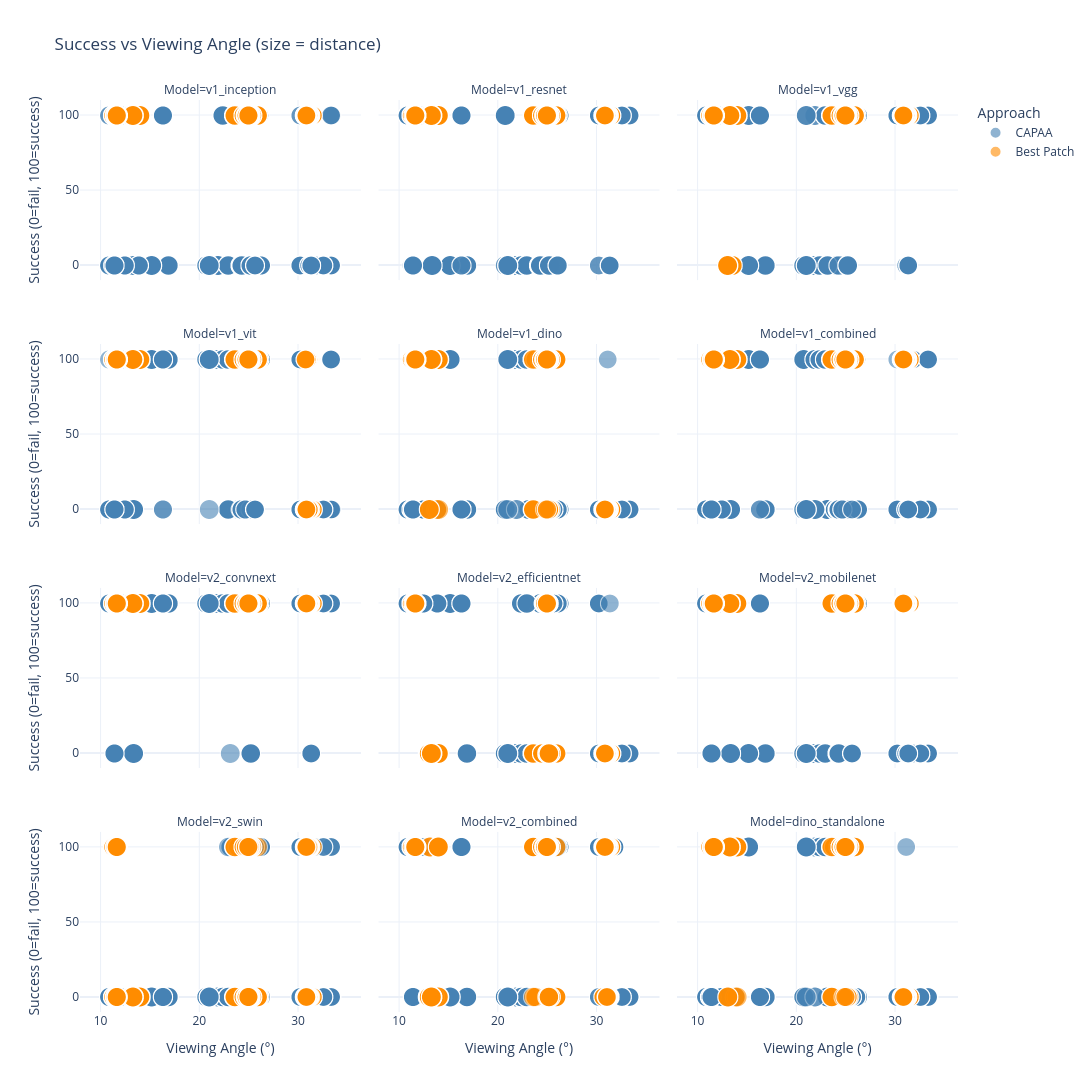
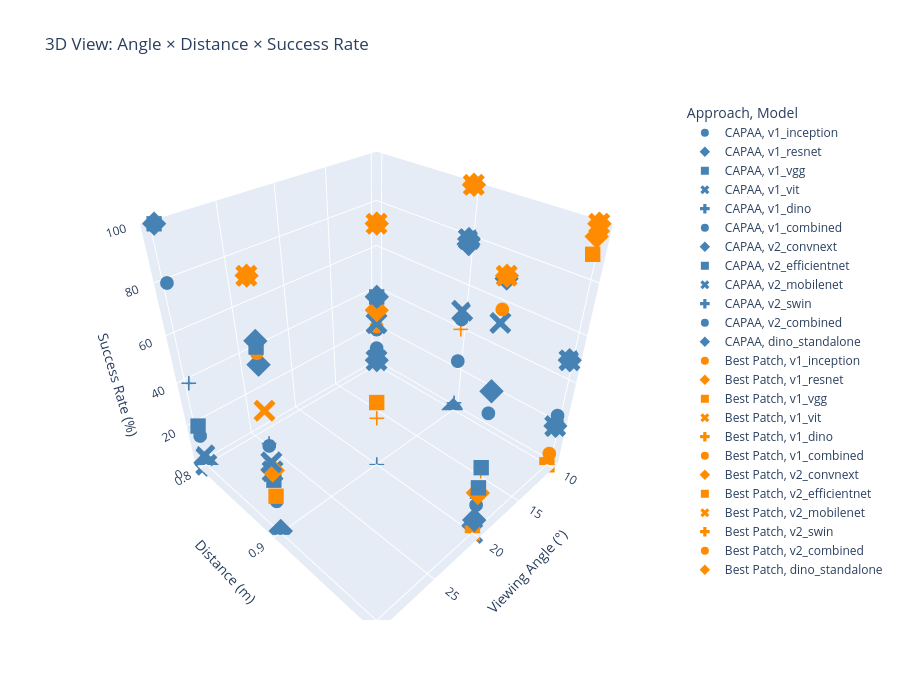

Notebook source saved alongside these figures, in order:
### Code cell
# Scatter plot: Actual Angle vs Success Rate, with Distance as color
# More detailed view of angle-distance-success relationship

success_cols = [c for c in capaa_df.columns if c.endswith('_success')]
models = [c.replace('_success', '') for c in success_cols]

# Filter valid data
capaa_valid = capaa_df[capaa_df['angle'].notna()].copy()
bp_valid = bp_df[bp_df['angle'].notna()].copy()

if len(capaa_valid) == 0 or len(bp_valid) == 0:
    print("⚠ No valid angle/distance data from ArUco markers.")
else:
    # Create scatter data
    scatter_data = []
    
    for col in success_cols:
        model_name = col.replace('_success', '')
        
        # CAPAA data
        for _, row in capaa_valid.iterrows():
            scatter_data.append({
                'Angle': row['angle'],
                'Distance': row['distance'],
                'Success': int(row[col]) * 100,  # 0 or 100
                'Approach': 'CAPAA',
                'Model': model_name,
                'Patch': row['patch_name']
            })
        
        # Best Patch data
        for _, row in bp_valid.iterrows():
            scatter_data.append({
                'Angle': row['angle'],
                'Distance': row['distance'],
                'Success': int(row[col]) * 100,
                'Approach': 'Best Patch',
                'Model': model_name,
                'Patch': row['patch_name']
            })
    
    scatter_df = pd.DataFrame(scatter_data)
    
    # Create faceted scatter plot
    fig = px.scatter(
        scatter_df,
        x='Angle',
        y='Success',
        color='Approach',
        size='Distance',
        facet_col='Model',
        facet_col_wrap=3,
        color_discrete_map={'CAPAA': '#4682B4', 'Best Patch': '#FF8C00'},
        opacity=0.6,
        hover_data=['Patch', 'Distance'],
        title='Success vs Viewing Angle (size = distance)',
        labels={'Angle': 'Viewing Angle (°)', 'Success': 'Success (0=fail, 100=success)', 'Distance': 'Distance (m)'}
    )
    
    fig.update_layout(
        height=400 * ((len(models) + 2) // 3),
        width=1200,
        template='plotly_white'
    )
    
    fig.update_yaxes(range=[-10, 110])
    
    fig.write_html('angle_distance_scatter.html')
    fig.show()
    print("✓ Angle-distance scatter plot saved to 'angle_distance_scatter.html'")
    
    # Create a 3D scatter for one combined view
    # Aggregate to get success rate per angle-distance combination
    agg_data = []
    for col in success_cols:
        model_name = col.replace('_success', '')
        
        # Group by rounded angle and distance
        for approach, df in [('CAPAA', capaa_valid), ('Best Patch', bp_valid)]:
            df_copy = df.copy()
            df_copy['angle_round'] = (df_copy['angle'] / 10).round() * 10  # Round to nearest 10°
            df_copy['dist_round'] = (df_copy['distance'] / 0.1).round() * 0.1  # Round to nearest 0.1m
            
            grouped = df_copy.groupby(['angle_round', 'dist_round']).agg({
                col: 'mean'
            }).reset_index()
            
            for _, row in grouped.iterrows():
                agg_data.append({
                    'Angle': row['angle_round'],
                    'Distance': row['dist_round'],
                    'Success Rate': row[col] * 100,
                    'Approach': approach,
                    'Model': model_name
                })
    
    agg_df = pd.DataFrame(agg_data)
    
    # Create 3D surface/scatter for combined models
    fig3d = px.scatter_3d(
        agg_df,
        x='Angle',
        y='Distance',
        z='Success Rate',
        color='Approach',
        symbol='Model',
        color_discrete_map={'CAPAA': '#4682B4', 'Best Patch': '#FF8C00'},
        title='3D View: Angle × Distance × Success Rate',
        labels={'Angle': 'Viewing Angle (°)', 'Distance': 'Distance (m)', 'Success Rate': 'Success Rate (%)'}
    )
    
    fig3d.update_layout(
        height=700,
        width=900,
        scene=dict(
            xaxis_title='Viewing Angle (°)',
            yaxis_title='Distance (m)',
            zaxis_title='Success Rate (%)',
            zaxis=dict(range=[0, 100])
        )
    )
    
    fig3d.write_html('angle_distance_3d.html')
    fig3d.show()
    print("✓ 3D angle-distance plot saved to 'angle_distance_3d.html'")

### Figure 1 — Plotly figure (JSON) as saved in the notebook; plotly's stock layout.template omitted (floating-point values rounded to 4 significant figures; data arrays with more than 128 entries replaced by an {"elided": "..."} marker saying what was removed)
{"data": [{"customdata": {"elided": "350x2 mixed values"}, "hovertemplate": "Approach=CAPAA<br>Model=v1_inception<br>Viewing Angle (°)=%{x}<br>Success (0=fail, 100=success)=%{y}<br>Distance (m)=%{customdata[1]}<br>Patch=%{customdata[0]}<extra></extra>", "legendgroup": "CAPAA", "marker": {"color": "#4682B4", "opacity": 0.6, "size": {"elided": "350 float values"}, "sizemode": "area", "sizeref": 0.002436, "symbol": "circle"}, "mode": "markers", "name": "CAPAA", "showlegend": true, "type": "scattergl", "x": {"elided": "350 float values"}, "xaxis": "x10", "y": {"elided": "350 int values"}, "yaxis": "y10"}, {"customdata": {"elided": "350x2 mixed values"}, "hovertemplate": "Approach=CAPAA<br>Model=v1_resnet<br>Viewing Angle (°)=%{x}<br>Success (0=fail, 100=success)=%{y}<br>Distance (m)=%{customdata[1]}<br>Patch=%{customdata[0]}<extra></extra>", "legendgroup": "CAPAA", "marker": {"color": "#4682B4", "opacity": 0.6, "size": {"elided": "350 float values"}, "sizemode": "area", "sizeref": 0.002436, "symbol": "circle"}, "mode": "markers", "name": "CAPAA", "showlegend": false, "type": "scattergl", "x": {"elided": "350 float values"}, "xaxis": "x11", "y": {"elided": "350 int values"}, "yaxis": "y11"}, {"customdata": {"elided": "350x2 mixed values"}, "hovertemplate": "Approach=CAPAA<br>Model=v1_vgg<br>Viewing Angle (°)=%{x}<br>Success (0=fail, 100=success)=%{y}<br>Distance (m)=%{customdata[1]}<br>Patch=%{customdata[0]}<extra></extra>", "legendgroup": "CAPAA", "marker": {"color": "#4682B4", "opacity": 0.6, "size": {"elided": "350 float values"}, "sizemode": "area", "sizeref": 0.002436, "symbol": "circle"}, "mode": "markers", "name": "CAPAA", "showlegend": false, "type": "scattergl", "x": {"elided": "350 float values"}, "xaxis": "x12", "y": {"elided": "350 int values"}, "yaxis": "y12"}, {"customdata": {"elided": "350x2 mixed values"}, "hovertemplate": "Approach=CAPAA<br>Model=v1_vit<br>Viewing Angle (°)=%{x}<br>Success (0=fail, 100=success)=%{y}<br>Distance (m)=%{customdata[1]}<br>Patch=%{customdata[0]}<extra></extra>", "legendgroup": "CAPAA", "marker": {"color": "#4682B4", "opacity": 0.6, "size": {"elided": "350 float values"}, "sizemode": "area", "sizeref": 0.002436, "symbol": "circle"}, "mode": "markers", "name": "CAPAA", "showlegend": false, "type": "scattergl", "x": {"elided": "350 float values"}, "xaxis": "x7", "y": {"elided": "350 int values"}, "yaxis": "y7"}, {"customdata": {"elided": "350x2 mixed values"}, "hovertemplate": "Approach=CAPAA<br>Model=v1_dino<br>Viewing Angle (°)=%{x}<br>Success (0=fail, 100=success)=%{y}<br>Distance (m)=%{customdata[1]}<br>Patch=%{customdata[0]}<extra></extra>", "legendgroup": "CAPAA", "marker": {"color": "#4682B4", "opacity": 0.6, "size": {"elided": "350 float values"}, "sizemode": "area", "sizeref": 0.002436, "symbol": "circle"}, "mode": "markers", "name": "CAPAA", "showlegend": false, "type": "scattergl", "x": {"elided": "350 float values"}, "xaxis": "x8", "y": {"elided": "350 int values"}, "yaxis": "y8"}, {"customdata": {"elided": "350x2 mixed values"}, "hovertemplate": "Approach=CAPAA<br>Model=v1_combined<br>Viewing Angle (°)=%{x}<br>Success (0=fail, 100=success)=%{y}<br>Distance (m)=%{customdata[1]}<br>Patch=%{customdata[0]}<extra></extra>", "legendgroup": "CAPAA", "marker": {"color": "#4682B4", "opacity": 0.6, "size": {"elided": "350 float values"}, "sizemode": "area", "sizeref": 0.002436, "symbol": "circle"}, "mode": "markers", "name": "CAPAA", "showlegend": false, "type": "scattergl", "x": {"elided": "350 float values"}, "xaxis": "x9", "y": {"elided": "350 int values"}, "yaxis": "y9"}, {"customdata": {"elided": "350x2 mixed values"}, "hovertemplate": "Approach=CAPAA<br>Model=v2_convnext<br>Viewing Angle (°)=%{x}<br>Success (0=fail, 100=success)=%{y}<br>Distance (m)=%{customdata[1]}<br>Patch=%{customdata[0]}<extra></extra>", "legendgroup": "CAPAA", "marker": {"color": "#4682B4", "opacity": 0.6, "size": {"elided": "350 float values"}, "sizemode": "area", "sizeref": 0.002436, "symbol": "circle"}, "mode": "markers", "name": "CAPAA", "showlegend": false, "type": "scattergl", "x": {"elided": "350 float values"}, "xaxis": "x4", "y": {"elided": "350 int values"}, "yaxis": "y4"}, {"customdata": {"elided": "350x2 mixed values"}, "hovertemplate": "Approach=CAPAA<br>Model=v2_efficientnet<br>Viewing Angle (°)=%{x}<br>Success (0=fail, 100=success)=%{y}<br>Distance (m)=%{customdata[1]}<br>Patch=%{customdata[0]}<extra></extra>", "legendgroup": "CAPAA", "marker": {"color": "#4682B4", "opacity": 0.6, "size": {"elided": "350 float values"}, "sizemode": "area", "sizeref": 0.002436, "symbol": "circle"}, "mode": "markers", "name": "CAPAA", "showlegend": false, "type": "scattergl", "x": {"elided": "350 float values"}, "xaxis": "x5", "y": {"elided": "350 int values"}, "yaxis": "y5"}, {"customdata": {"elided": "350x2 mixed values"}, "hovertemplate": "Approach=CAPAA<br>Model=v2_mobilenet<br>Viewing Angle (°)=%{x}<br>Success (0=fail, 100=success)=%{y}<br>Distance (m)=%{customdata[1]}<br>Patch=%{customdata[0]}<extra></extra>", "legendgroup": "CAPAA", "marker": {"color": "#4682B4", "opacity": 0.6, "size": {"elided": "350 float values"}, "sizemode": "area", "sizeref": 0.002436, "symbol": "circle"}, "mode": "markers", "name": "CAPAA", "showlegend": false, "type": "scattergl", "x": {"elided": "350 float values"}, "xaxis": "x6", "y": {"elided": "350 int values"}, "yaxis": "y6"}, {"customdata": {"elided": "350x2 mixed values"}, "hovertemplate": "Approach=CAPAA<br>Model=v2_swin<br>Viewing Angle (°)=%{x}<br>Success (0=fail, 100=success)=%{y}<br>Distance (m)=%{customdata[1]}<br>Patch=%{customdata[0]}<extra></extra>", "legendgroup": "CAPAA", "marker": {"color": "#4682B4", "opacity": 0.6, "size": {"elided": "350 float values"}, "sizemode": "area", "sizeref": 0.002436, "symbol": "circle"}, "mode": "markers", "name": "CAPAA", "showlegend": false, "type": "scattergl", "x": {"elided": "350 float values"}, "xaxis": "x", "y": {"elided": "350 int values"}, "yaxis": "y"}, {"customdata": {"elided": "350x2 mixed values"}, "hovertemplate": "Approach=CAPAA<br>Model=v2_combined<br>Viewing Angle (°)=%{x}<br>Success (0=fail, 100=success)=%{y}<br>Distance (m)=%{customdata[1]}<br>Patch=%{customdata[0]}<extra></extra>", "legendgroup": "CAPAA", "marker": {"color": "#4682B4", "opacity": 0.6, "size": {"elided": "350 float values"}, "sizemode": "area", "sizeref": 0.002436, "symbol": "circle"}, "mode": "markers", "name": "CAPAA", "showlegend": false, "type": "scattergl", "x": {"elided": "350 float values"}, "xaxis": "x2", "y": {"elided": "350 int values"}, "yaxis": "y2"}, {"customdata": {"elided": "350x2 mixed values"}, "hovertemplate": "Approach=CAPAA<br>Model=dino_standalone<br>Viewing Angle (°)=%{x}<br>Success (0=fail, 100=success)=%{y}<br>Distance (m)=%{customdata[1]}<br>Patch=%{customdata[0]}<extra></extra>", "legendgroup": "CAPAA", "marker": {"color": "#4682B4", "opacity": 0.6, "size": {"elided": "350 float values"}, "sizemode": "area", "sizeref": 0.002436, "symbol": "circle"}, "mode": "markers", "name": "CAPAA", "showlegend": false, "type": "scattergl", "x": {"elided": "350 float values"}, "xaxis": "x3", "y": {"elided": "350 int values"}, "yaxis": "y3"}, {"customdata": {"elided": "680x2 mixed values"}, "hovertemplate": "Approach=Best Patch<br>Model=v1_inception<br>Viewing Angle (°)=%{x}<br>Success (0=fail, 100=success)=%{y}<br>Distance (m)=%{customdata[1]}<br>Patch=%{customdata[0]}<extra></extra>", "legendgroup": "Best Patch", "marker": {"color": "#FF8C00", "opacity": 0.6, "size": {"elided": "680 float values"}, "sizemode": "area", "sizeref": 0.002436, "symbol": "circle"}, "mode": "markers", "name": "Best Patch", "showlegend": true, "type": "scattergl", "x": {"elided": "680 float values"}, "xaxis": "x10", "y": {"elided": "680 int values"}, "yaxis": "y10"}, {"customdata": {"elided": "680x2 mixed values"}, "hovertemplate": "Approach=Best Patch<br>Model=v1_resnet<br>Viewing Angle (°)=%{x}<br>Success (0=fail, 100=success)=%{y}<br>Distance (m)=%{customdata[1]}<br>Patch=%{customdata[0]}<extra></extra>", "legendgroup": "Best Patch", "marker": {"color": "#FF8C00", "opacity": 0.6, "size": {"elided": "680 float values"}, "sizemode": "area", "sizeref": 0.002436, "symbol": "circle"}, "mode": "markers", "name": "Best Patch", "showlegend": false, "type": "scattergl", "x": {"elided": "680 float values"}, "xaxis": "x11", "y": {"elided": "680 int values"}, "yaxis": "y11"}, {"customdata": {"elided": "680x2 mixed values"}, "hovertemplate": "Approach=Best Patch<br>Model=v1_vgg<br>Viewing Angle (°)=%{x}<br>Success (0=fail, 100=success)=%{y}<br>Distance (m)=%{customdata[1]}<br>Patch=%{customdata[0]}<extra></extra>", "legendgroup": "Best Patch", "marker": {"color": "#FF8C00", "opacity": 0.6, "size": {"elided": "680 float values"}, "sizemode": "area", "sizeref": 0.002436, "symbol": "circle"}, "mode": "markers", "name": "Best Patch", "showlegend": false, "type": "scattergl", "x": {"elided": "680 float values"}, "xaxis": "x12", "y": {"elided": "680 int values"}, "yaxis": "y12"}, {"customdata": {"elided": "680x2 mixed values"}, "hovertemplate": "Approach=Best Patch<br>Model=v1_vit<br>Viewing Angle (°)=%{x}<br>Success (0=fail, 100=success)=%{y}<br>Distance (m)=%{customdata[1]}<br>Patch=%{customdata[0]}<extra></extra>", "legendgroup": "Best Patch", "marker": {"color": "#FF8C00", "opacity": 0.6, "size": {"elided": "680 float values"}, "sizemode": "area", "sizeref": 0.002436, "symbol": "circle"}, "mode": "markers", "name": "Best Patch", "showlegend": false, "type": "scattergl", "x": {"elided": "680 float values"}, "xaxis": "x7", "y": {"elided": "680 int values"}, "yaxis": "y7"}, {"customdata": {"elided": "680x2 mixed values"}, "hovertemplate": "Approach=Best Patch<br>Model=v1_dino<br>Viewing Angle (°)=%{x}<br>Success (0=fail, 100=success)=%{y}<br>Distance (m)=%{customdata[1]}<br>Patch=%{customdata[0]}<extra></extra>", "legendgroup": "Best Patch", "marker": {"color": "#FF8C00", "opacity": 0.6, "size": {"elided": "680 float values"}, "sizemode": "area", "sizeref": 0.002436, "symbol": "circle"}, "mode": "markers", "name": "Best Patch", "showlegend": false, "type": "scattergl", "x": {"elided": "680 float values"}, "xaxis": "x8", "y": {"elided": "680 int values"}, "yaxis": "y8"}, {"customdata": {"elided": "680x2 mixed values"}, "hovertemplate": "Approach=Best Patch<br>Model=v1_combined<br>Viewing Angle (°)=%{x}<br>Success (0=fail, 100=success)=%{y}<br>Distance (m)=%{customdata[1]}<br>Patch=%{customdata[0]}<extra></extra>", "legendgroup": "Best Patch", "marker": {"color": "#FF8C00", "opacity": 0.6, "size": {"elided": "680 float values"}, "sizemode": "area", "sizeref": 0.002436, "symbol": "circle"}, "mode": "markers", "name": "Best Patch", "showlegend": false, "type": "scattergl", "x": {"elided": "680 float values"}, "xaxis": "x9", "y": {"elided": "680 int values"}, "yaxis": "y9"}, {"customdata": {"elided": "680x2 mixed values"}, "hovertemplate": "Approach=Best Patch<br>Model=v2_convnext<br>Viewing Angle (°)=%{x}<br>Success (0=fail, 100=success)=%{y}<br>Distance (m)=%{customdata[1]}<br>Patch=%{customdata[0]}<extra></extra>", "legendgroup": "Best Patch", "marker": {"color": "#FF8C00", "opacity": 0.6, "size": {"elided": "680 float values"}, "sizemode": "area", "sizeref": 0.002436, "symbol": "circle"}, "mode": "markers", "name": "Best Patch", "showlegend": false, "type": "scattergl", "x": {"elided": "680 float values"}, "xaxis": "x4", "y": {"elided": "680 int values"}, "yaxis": "y4"}, {"customdata": {"elided": "680x2 mixed values"}, "hovertemplate": "Approach=Best Patch<br>Model=v2_efficientnet<br>Viewing Angle (°)=%{x}<br>Success (0=fail, 100=success)=%{y}<br>Distance (m)=%{customdata[1]}<br>Patch=%{customdata[0]}<extra></extra>", "legendgroup": "Best Patch", "marker": {"color": "#FF8C00", "opacity": 0.6, "size": {"elided": "680 float values"}, "sizemode": "area", "sizeref": 0.002436, "symbol": "circle"}, "mode": "markers", "name": "Best Patch", "showlegend": false, "type": "scattergl", "x": {"elided": "680 float values"}, "xaxis": "x5", "y": {"elided": "680 int values"}, "yaxis": "y5"}, {"customdata": {"elided": "680x2 mixed values"}, "hovertemplate": "Approach=Best Patch<br>Model=v2_mobilenet<br>Viewing Angle (°)=%{x}<br>Success (0=fail, 100=success)=%{y}<br>Distance (m)=%{customdata[1]}<br>Patch=%{customdata[0]}<extra></extra>", "legendgroup": "Best Patch", "marker": {"color": "#FF8C00", "opacity": 0.6, "size": {"elided": "680 float values"}, "sizemode": "area", "sizeref": 0.002436, "symbol": "circle"}, "mode": "markers", "name": "Best Patch", "showlegend": false, "type": "scattergl", "x": {"elided": "680 float values"}, "xaxis": "x6", "y": {"elided": "680 int values"}, "yaxis": "y6"}, {"customdata": {"elided": "680x2 mixed values"}, "hovertemplate": "Approach=Best Patch<br>Model=v2_swin<br>Viewing Angle (°)=%{x}<br>Success (0=fail, 100=success)=%{y}<br>Distance (m)=%{customdata[1]}<br>Patch=%{customdata[0]}<extra></extra>", "legendgroup": "Best Patch", "marker": {"color": "#FF8C00", "opacity": 0.6, "size": {"elided": "680 float values"}, "sizemode": "area", "sizeref": 0.002436, "symbol": "circle"}, "mode": "markers", "name": "Best Patch", "showlegend": false, "type": "scattergl", "x": {"elided": "680 float values"}, "xaxis": "x", "y": {"elided": "680 int values"}, "yaxis": "y"}, {"customdata": {"elided": "680x2 mixed values"}, "hovertemplate": "Approach=Best Patch<br>Model=v2_combined<br>Viewing Angle (°)=%{x}<br>Success (0=fail, 100=success)=%{y}<br>Distance (m)=%{customdata[1]}<br>Patch=%{customdata[0]}<extra></extra>", "legendgroup": "Best Patch", "marker": {"color": "#FF8C00", "opacity": 0.6, "size": {"elided": "680 float values"}, "sizemode": "area", "sizeref": 0.002436, "symbol": "circle"}, "mode": "markers", "name": "Best Patch", "showlegend": false, "type": "scattergl", "x": {"elided": "680 float values"}, "xaxis": "x2", "y": {"elided": "680 int values"}, "yaxis": "y2"}, {"customdata": {"elided": "680x2 mixed values"}, "hovertemplate": "Approach=Best Patch<br>Model=dino_standalone<br>Viewing Angle (°)=%{x}<br>Success (0=fail, 100=success)=%{y}<br>Distance (m)=%{customdata[1]}<br>Patch=%{customdata[0]}<extra></extra>", "legendgroup": "Best Patch", "marker": {"color": "#FF8C00", "opacity": 0.6, "size": {"elided": "680 float values"}, "sizemode": "area", "sizeref": 0.002436, "symbol": "circle"}, "mode": "markers", "name": "Best Patch", "showlegend": false, "type": "scattergl", "x": {"elided": "680 float values"}, "xaxis": "x3", "y": {"elided": "680 int values"}, "yaxis": "y3"}], "layout": {"annotations": [{"font": {}, "showarrow": false, "text": "Model=v2_swin", "x": 0.16, "xanchor": "center", "xref": "paper", "y": 0.1975, "yanchor": "bottom", "yref": "paper"}, {"font": {}, "showarrow": false, "text": "Model=v2_combined", "x": 0.5, "xanchor": "center", "xref": "paper", "y": 0.1975, "yanchor": "bottom", "yref": "paper"}, {"font": {}, "showarrow": false, "text": "Model=dino_standalone", "x": 0.84, "xanchor": "center", "xref": "paper", "y": 0.1975, "yanchor": "bottom", "yref": "paper"}, {"font": {}, "showarrow": false, "text": "Model=v2_convnext", "x": 0.16, "xanchor": "center", "xref": "paper", "y": 0.465, "yanchor": "bottom", "yref": "paper"}, {"font": {}, "showarrow": false, "text": "Model=v2_efficientnet", "x": 0.5, "xanchor": "center", "xref": "paper", "y": 0.465, "yanchor": "bottom", "yref": "paper"}, {"font": {}, "showarrow": false, "text": "Model=v2_mobilenet", "x": 0.84, "xanchor": "center", "xref": "paper", "y": 0.465, "yanchor": "bottom", "yref": "paper"}, {"font": {}, "showarrow": false, "text": "Model=v1_vit", "x": 0.16, "xanchor": "center", "xref": "paper", "y": 0.7325, "yanchor": "bottom", "yref": "paper"}, {"font": {}, "showarrow": false, "text": "Model=v1_dino", "x": 0.5, "xanchor": "center", "xref": "paper", "y": 0.7325, "yanchor": "bottom", "yref": "paper"}, {"font": {}, "showarrow": false, "text": "Model=v1_combined", "x": 0.84, "xanchor": "center", "xref": "paper", "y": 0.7325, "yanchor": "bottom", "yref": "paper"}, {"font": {}, "showarrow": false, "text": "Model=v1_inception", "x": 0.16, "xanchor": "center", "xref": "paper", "y": 1, "yanchor": "bottom", "yref": "paper"}, {"font": {}, "showarrow": false, "text": "Model=v1_resnet", "x": 0.5, "xanchor": "center", "xref": "paper", "y": 1, "yanchor": "bottom", "yref": "paper"}, {"font": {}, "showarrow": false, "text": "Model=v1_vgg", "x": 0.84, "xanchor": "center", "xref": "paper", "y": 1, "yanchor": "bottom", "yref": "paper"}], "height": 1600, "legend": {"itemsizing": "constant", "title": {"text": "Approach"}, "tracegroupgap": 0}, "title": {"text": "Success vs Viewing Angle (size = distance)"}, "width": 1200, "xaxis": {"anchor": "y", "domain": [0, 0.32], "title": {"text": "Viewing Angle (°)"}}, "xaxis10": {"anchor": "y10", "domain": [0, 0.32], "matches": "x", "showticklabels": false}, "xaxis11": {"anchor": "y11", "domain": [0.34, 0.66], "matches": "x", "showticklabels": false}, "xaxis12": {"anchor": "y12", "domain": [0.68, 1.0], "matches": "x", "showticklabels": false}, "xaxis2": {"anchor": "y2", "domain": [0.34, 0.66], "matches": "x", "title": {"text": "Viewing Angle (°)"}}, "xaxis3": {"anchor": "y3", "domain": [0.68, 1.0], "matches": "x", "title": {"text": "Viewing Angle (°)"}}, "xaxis4": {"anchor": "y4", "domain": [0, 0.32], "matches": "x", "showticklabels": false}, "xaxis5": {"anchor": "y5", "domain": [0.34, 0.66], "matches": "x", "showticklabels": false}, "xaxis6": {"anchor": "y6", "domain": [0.68, 1.0], "matches": "x", "showticklabels": false}, "xaxis7": {"anchor": "y7", "domain": [0, 0.32], "matches": "x", "showticklabels": false}, "xaxis8": {"anchor": "y8", "domain": [0.34, 0.66], "matches": "x", "showticklabels": false}, "xaxis9": {"anchor": "y9", "domain": [0.68, 1.0], "matches": "x", "showticklabels": false}, "yaxis": {"anchor": "x", "domain": [0, 0.1975], "range": [-10, 110], "title": {"text": "Success (0=fail, 100=success)"}}, "yaxis10": {"anchor": "x10", "domain": [0.8025, 1], "matches": "y", "range": [-10, 110], "title": {"text": "Success (0=fail, 100=success)"}}, "yaxis11": {"anchor": "x11", "domain": [0.8025, 1], "matches": "y", "range": [-10, 110], "showticklabels": false}, "yaxis12": {"anchor": "x12", "domain": [0.8025, 1], "matches": "y", "range": [-10, 110], "showticklabels": false}, "yaxis2": {"anchor": "x2", "domain": [0, 0.1975], "matches": "y", "range": [-10, 110], "showticklabels": false}, "yaxis3": {"anchor": "x3", "domain": [0, 0.1975], "matches": "y", "range": [-10, 110], "showticklabels": false}, "yaxis4": {"anchor": "x4", "domain": [0.2675, 0.465], "matches": "y", "range": [-10, 110], "title": {"text": "Success (0=fail, 100=success)"}}, "yaxis5": {"anchor": "x5", "domain": [0.2675, 0.465], "matches": "y", "range": [-10, 110], "showticklabels": false}, "yaxis6": {"anchor": "x6", "domain": [0.2675, 0.465], "matches": "y", "range": [-10, 110], "showticklabels": false}, "yaxis7": {"anchor": "x7", "domain": [0.535, 0.7325], "matches": "y", "range": [-10, 110], "title": {"text": "Success (0=fail, 100=success)"}}, "yaxis8": {"anchor": "x8", "domain": [0.535, 0.7325], "matches": "y", "range": [-10, 110], "showticklabels": false}, "yaxis9": {"anchor": "x9", "domain": [0.535, 0.7325], "matches": "y", "range": [-10, 110], "showticklabels": false}}}

### Figure 2 — Plotly figure (JSON) as saved in the notebook; plotly's stock layout.template omitted (floating-point values rounded to 4 significant figures)
{"data": [{"hovertemplate": "Approach=CAPAA<br>Model=v1_inception<br>Viewing Angle (°)=%{x}<br>Distance (m)=%{y}<br>Success Rate (%)=%{z}<extra></extra>", "legendgroup": "CAPAA, v1_inception", "marker": {"color": "#4682B4", "symbol": "circle"}, "mode": "markers", "name": "CAPAA, v1_inception", "scene": "scene", "showlegend": true, "type": "scatter3d", "x": [10, 10, 20, 20, 30, 30], "y": [0.9, 1, 0.9, 1, 0.8, 0.9], "z": [26, 0, 55.0, 14.17, 15, 16]}, {"hovertemplate": "Approach=CAPAA<br>Model=v1_resnet<br>Viewing Angle (°)=%{x}<br>Distance (m)=%{y}<br>Success Rate (%)=%{z}<extra></extra>", "legendgroup": "CAPAA, v1_resnet", "marker": {"color": "#4682B4", "symbol": "diamond"}, "mode": "markers", "name": "CAPAA, v1_resnet", "scene": "scene", "showlegend": true, "type": "scatter3d", "x": [10, 10, 20, 20, 30, 30], "y": [0.9, 1, 0.9, 1, 0.8, 0.9], "z": [78, 50, 75, 6.667, 100, 72]}, {"hovertemplate": "Approach=CAPAA<br>Model=v1_vgg<br>Viewing Angle (°)=%{x}<br>Distance (m)=%{y}<br>Success Rate (%)=%{z}<extra></extra>", "legendgroup": "CAPAA, v1_vgg", "marker": {"color": "#4682B4", "symbol": "square"}, "mode": "markers", "name": "CAPAA, v1_vgg", "scene": "scene", "showlegend": true, "type": "scatter3d", "x": [10, 10, 20, 20, 30, 30], "y": [0.9, 1, 0.9, 1, 0.8, 0.9], "z": [100, 0, 75, 31.67, 100, 78]}, {"hovertemplate": "Approach=CAPAA<br>Model=v1_vit<br>Viewing Angle (°)=%{x}<br>Distance (m)=%{y}<br>Success Rate (%)=%{z}<extra></extra>", "legendgroup": "CAPAA, v1_vit", "marker": {"color": "#4682B4", "symbol": "x"}, "mode": "markers", "name": "CAPAA, v1_vit", "scene": "scene", "showlegend": true, "type": "scatter3d", "x": [10, 10, 20, 20, 30, 30], "y": [0.9, 1, 0.9, 1, 0.8, 0.9], "z": [50, 50, 65, 85.83, 5, 34]}, {"hovertemplate": "Approach=CAPAA<br>Model=v1_dino<br>Viewing Angle (°)=%{x}<br>Distance (m)=%{y}<br>Success Rate (%)=%{z}<extra></extra>", "legendgroup": "CAPAA, v1_dino", "marker": {"color": "#4682B4", "symbol": "cross"}, "mode": "markers", "name": "CAPAA, v1_dino", "scene": "scene", "showlegend": true, "type": "scatter3d", "x": [10, 10, 20, 20, 30, 30], "y": [0.9, 1, 0.9, 1, 0.8, 0.9], "z": [0, 20, 50, 62.5, 0, 1]}, {"hovertemplate": "Approach=CAPAA<br>Model=v1_combined<br>Viewing Angle (°)=%{x}<br>Distance (m)=%{y}<br>Success Rate (%)=%{z}<extra></extra>", "legendgroup": "CAPAA, v1_combined", "marker": {"color": "#4682B4", "symbol": "circle"}, "mode": "markers", "name": "CAPAA, v1_combined", "scene": "scene", "showlegend": true, "type": "scatter3d", "x": [10, 10, 20, 20, 30, 30], "y": [0.9, 1, 0.9, 1, 0.8, 0.9], "z": [46, 25, 62.5, 54.17, 80, 28.0]}, {"hovertemplate": "Approach=CAPAA<br>Model=v2_convnext<br>Viewing Angle (°)=%{x}<br>Distance (m)=%{y}<br>Success Rate (%)=%{z}<extra></extra>", "legendgroup": "CAPAA, v2_convnext", "marker": {"color": "#4682B4", "symbol": "diamond"}, "mode": "markers", "name": "CAPAA, v2_convnext", "scene": "scene", "showlegend": true, "type": "scatter3d", "x": [10, 10, 20, 20, 30, 30], "y": [0.9, 1, 0.9, 1, 0.8, 0.9], "z": [80, 50, 100, 99.17, 100, 80]}, {"hovertemplate": "Approach=CAPAA<br>Model=v2_efficientnet<br>Viewing Angle (°)=%{x}<br>Distance (m)=%{y}<br>Success Rate (%)=%{z}<extra></extra>", "legendgroup": "CAPAA, v2_efficientnet", "marker": {"color": "#4682B4", "symbol": "square"}, "mode": "markers", "name": "CAPAA, v2_efficientnet", "scene": "scene", "showlegend": true, "type": "scatter3d", "x": [10, 10, 20, 20, 30, 30], "y": [0.9, 1, 0.9, 1, 0.8, 0.9], "z": [100, 0, 50, 22.5, 20, 26]}, {"hovertemplate": "Approach=CAPAA<br>Model=v2_mobilenet<br>Viewing Angle (°)=%{x}<br>Distance (m)=%{y}<br>Success Rate (%)=%{z}<extra></extra>", "legendgroup": "CAPAA, v2_mobilenet", "marker": {"color": "#4682B4", "symbol": "x"}, "mode": "markers", "name": "CAPAA, v2_mobilenet", "scene": "scene", "showlegend": true, "type": "scatter3d", "x": [10, 10, 20, 20, 30, 30], "y": [0.9, 1, 0.9, 1, 0.8, 0.9], "z": [80, 20, 50, 0, 0, 30]}, {"hovertemplate": "Approach=CAPAA<br>Model=v2_swin<br>Viewing Angle (°)=%{x}<br>Distance (m)=%{y}<br>Success Rate (%)=%{z}<extra></extra>", "legendgroup": "CAPAA, v2_swin", "marker": {"color": "#4682B4", "symbol": "cross"}, "mode": "markers", "name": "CAPAA, v2_swin", "scene": "scene", "showlegend": true, "type": "scatter3d", "x": [10, 10, 20, 20, 30, 30], "y": [0.9, 1, 0.9, 1, 0.8, 0.9], "z": [4, 0, 0, 17.5, 40, 42]}, {"hovertemplate": "Approach=CAPAA<br>Model=v2_combined<br>Viewing Angle (°)=%{x}<br>Distance (m)=%{y}<br>Success Rate (%)=%{z}<extra></extra>", "legendgroup": "CAPAA, v2_combined", "marker": {"color": "#4682B4", "symbol": "circle"}, "mode": "markers", "name": "CAPAA, v2_combined", "scene": "scene", "showlegend": true, "type": "scatter3d", "x": [10, 10, 20, 20, 30, 30], "y": [0.9, 1, 0.9, 1, 0.8, 0.9], "z": [80, 0, 50, 0, 0, 41]}, {"hovertemplate": "Approach=CAPAA<br>Model=dino_standalone<br>Viewing Angle (°)=%{x}<br>Distance (m)=%{y}<br>Success Rate (%)=%{z}<extra></extra>", "legendgroup": "CAPAA, dino_standalone", "marker": {"color": "#4682B4", "symbol": "diamond"}, "mode": "markers", "name": "CAPAA, dino_standalone", "scene": "scene", "showlegend": true, "type": "scatter3d", "x": [10, 10, 20, 20, 30, 30], "y": [0.9, 1, 0.9, 1, 0.8, 0.9], "z": [0, 20, 50, 62.5, 0, 1]}, {"hovertemplate": "Approach=Best Patch<br>Model=v1_inception<br>Viewing Angle (°)=%{x}<br>Distance (m)=%{y}<br>Success Rate (%)=%{z}<extra></extra>", "legendgroup": "Best Patch, v1_inception", "marker": {"color": "#FF8C00", "symbol": "circle"}, "mode": "markers", "name": "Best Patch, v1_inception", "scene": "scene", "showlegend": true, "type": "scatter3d", "x": [10, 10, 20, 20, 30], "y": [0.9, 1, 0.9, 1, 0.9], "z": [100, 100, 100, 100, 100]}, {"hovertemplate": "Approach=Best Patch<br>Model=v1_resnet<br>Viewing Angle (°)=%{x}<br>Distance (m)=%{y}<br>Success Rate (%)=%{z}<extra></extra>", "legendgroup": "Best Patch, v1_resnet", "marker": {"color": "#FF8C00", "symbol": "diamond"}, "mode": "markers", "name": "Best Patch, v1_resnet", "scene": "scene", "showlegend": true, "type": "scatter3d", "x": [10, 10, 20, 20, 30], "y": [0.9, 1, 0.9, 1, 0.9], "z": [100, 100, 100, 100, 100]}, {"hovertemplate": "Approach=Best Patch<br>Model=v1_vgg<br>Viewing Angle (°)=%{x}<br>Distance (m)=%{y}<br>Success Rate (%)=%{z}<extra></extra>", "legendgroup": "Best Patch, v1_vgg", "marker": {"color": "#FF8C00", "symbol": "square"}, "mode": "markers", "name": "Best Patch, v1_vgg", "scene": "scene", "showlegend": true, "type": "scatter3d", "x": [10, 10, 20, 20, 30], "y": [0.9, 1, 0.9, 1, 0.9], "z": [100, 90, 100, 100, 100]}, {"hovertemplate": "Approach=Best Patch<br>Model=v1_vit<br>Viewing Angle (°)=%{x}<br>Distance (m)=%{y}<br>Success Rate (%)=%{z}<extra></extra>", "legendgroup": "Best Patch, v1_vit", "marker": {"color": "#FF8C00", "symbol": "x"}, "mode": "markers", "name": "Best Patch, v1_vit", "scene": "scene", "showlegend": true, "type": "scatter3d", "x": [10, 10, 20, 20, 30], "y": [0.9, 1, 0.9, 1, 0.9], "z": [100, 100, 100, 100, 55.19]}, {"hovertemplate": "Approach=Best Patch<br>Model=v1_dino<br>Viewing Angle (°)=%{x}<br>Distance (m)=%{y}<br>Success Rate (%)=%{z}<extra></extra>", "legendgroup": "Best Patch, v1_dino", "marker": {"color": "#FF8C00", "symbol": "cross"}, "mode": "markers", "name": "Best Patch, v1_dino", "scene": "scene", "showlegend": true, "type": "scatter3d", "x": [10, 10, 20, 20, 30], "y": [0.9, 1, 0.9, 1, 0.9], "z": [100, 95.88, 70, 20, 30.37]}, {"hovertemplate": "Approach=Best Patch<br>Model=v1_combined<br>Viewing Angle (°)=%{x}<br>Distance (m)=%{y}<br>Success Rate (%)=%{z}<extra></extra>", "legendgroup": "Best Patch, v1_combined", "marker": {"color": "#FF8C00", "symbol": "circle"}, "mode": "markers", "name": "Best Patch, v1_combined", "scene": "scene", "showlegend": true, "type": "scatter3d", "x": [10, 10, 20, 20, 30], "y": [0.9, 1, 0.9, 1, 0.9], "z": [100, 100, 100, 100, 100]}, {"hovertemplate": "Approach=Best Patch<br>Model=v2_convnext<br>Viewing Angle (°)=%{x}<br>Distance (m)=%{y}<br>Success Rate (%)=%{z}<extra></extra>", "legendgroup": "Best Patch, v2_convnext", "marker": {"color": "#FF8C00", "symbol": "diamond"}, "mode": "markers", "name": "Best Patch, v2_convnext", "scene": "scene", "showlegend": true, "type": "scatter3d", "x": [10, 10, 20, 20, 30], "y": [0.9, 1, 0.9, 1, 0.9], "z": [100, 100, 100, 100, 100]}, {"hovertemplate": "Approach=Best Patch<br>Model=v2_efficientnet<br>Viewing Angle (°)=%{x}<br>Distance (m)=%{y}<br>Success Rate (%)=%{z}<extra></extra>", "legendgroup": "Best Patch, v2_efficientnet", "marker": {"color": "#FF8C00", "symbol": "square"}, "mode": "markers", "name": "Best Patch, v2_efficientnet", "scene": "scene", "showlegend": true, "type": "scatter3d", "x": [10, 10, 20, 20, 30], "y": [0.9, 1, 0.9, 1, 0.9], "z": [100, 0, 31.25, 0, 18.52]}, {"hovertemplate": "Approach=Best Patch<br>Model=v2_mobilenet<br>Viewing Angle (°)=%{x}<br>Distance (m)=%{y}<br>Success Rate (%)=%{z}<extra></extra>", "legendgroup": "Best Patch, v2_mobilenet", "marker": {"color": "#FF8C00", "symbol": "x"}, "mode": "markers", "name": "Best Patch, v2_mobilenet", "scene": "scene", "showlegend": true, "type": "scatter3d", "x": [10, 10, 20, 20, 30], "y": [0.9, 1, 0.9, 1, 0.9], "z": [100, 100, 100, 100, 100]}, {"hovertemplate": "Approach=Best Patch<br>Model=v2_swin<br>Viewing Angle (°)=%{x}<br>Distance (m)=%{y}<br>Success Rate (%)=%{z}<extra></extra>", "legendgroup": "Best Patch, v2_swin", "marker": {"color": "#FF8C00", "symbol": "cross"}, "mode": "markers", "name": "Best Patch, v2_swin", "scene": "scene", "showlegend": true, "type": "scatter3d", "x": [10, 10, 20, 20, 30], "y": [0.9, 1, 0.9, 1, 0.9], "z": [41.43, 0, 23.75, 30, 29.26]}, {"hovertemplate": "Approach=Best Patch<br>Model=v2_combined<br>Viewing Angle (°)=%{x}<br>Distance (m)=%{y}<br>Success Rate (%)=%{z}<extra></extra>", "legendgroup": "Best Patch, v2_combined", "marker": {"color": "#FF8C00", "symbol": "circle"}, "mode": "markers", "name": "Best Patch, v2_combined", "scene": "scene", "showlegend": true, "type": "scatter3d", "x": [10, 10, 20, 20, 30], "y": [0.9, 1, 0.9, 1, 0.9], "z": [100, 5.882, 63.75, 90, 75.93]}, {"hovertemplate": "Approach=Best Patch<br>Model=dino_standalone<br>Viewing Angle (°)=%{x}<br>Distance (m)=%{y}<br>Success Rate (%)=%{z}<extra></extra>", "legendgroup": "Best Patch, dino_standalone", "marker": {"color": "#FF8C00", "symbol": "diamond"}, "mode": "markers", "name": "Best Patch, dino_standalone", "scene": "scene", "showlegend": true, "type": "scatter3d", "x": [10, 10, 20, 20, 30], "y": [0.9, 1, 0.9, 1, 0.9], "z": [100, 95.88, 70, 20, 30.37]}], "layout": {"height": 700, "legend": {"title": {"text": "Approach, Model"}, "tracegroupgap": 0}, "scene": {"domain": {"x": [0, 1], "y": [0, 1]}, "xaxis": {"title": {"text": "Viewing Angle (°)"}}, "yaxis": {"title": {"text": "Distance (m)"}}, "zaxis": {"range": [0, 100], "title": {"text": "Success Rate (%)"}}}, "title": {"text": "3D View: Angle × Distance × Success Rate"}, "width": 900}}
